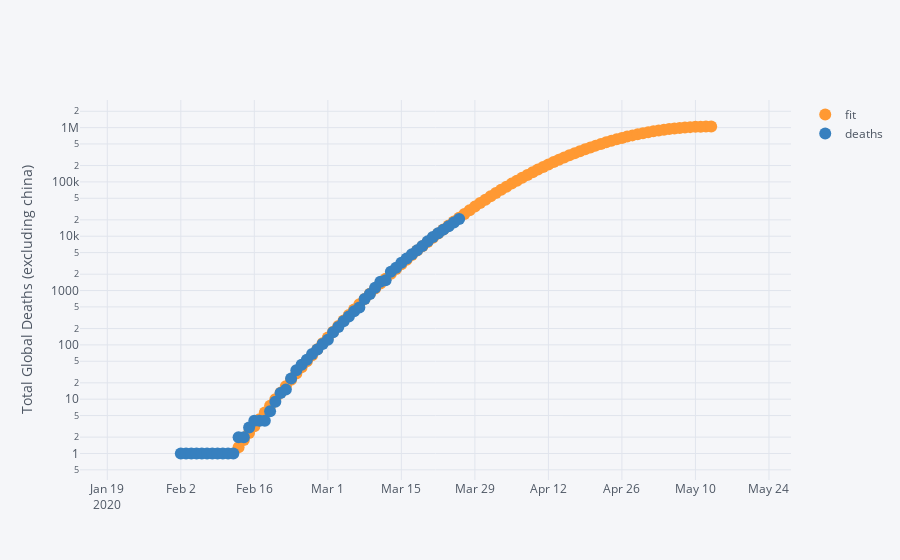

Source (notebook cell):
### Code cell
category = 'deaths'
df = get_data_V2(category)
globe = get_globe(df, category, threshold=threshold_for_model[category])
x = globe['date'].astype(int)
y = globe[category]
c, b, a = np.polyfit(x, y, 2)
x2 = pd.Series(pd.date_range('2020-02-10', '2020-05-20')).astype(int)
fit = a + b*x2 + c*x2*x2
extra = pd.DataFrame(data=fit, columns=['fit'])
extra['date'] = pd.to_datetime(x2)
extra = extra.set_index('date')

globe = get_globe(df, category)
fit = pd.concat((globe.set_index('date'), extra), axis=1)
fit.loc[(fit<0)['fit'], 'fit'] = np.nan
fit.loc[(fit.diff()<0)['fit'], 'fit'] = np.nan
fit.apply(np.exp)[['fit', category]].iplot(logy=True, yTitle=f'Total Global {category.capitalize()} (excluding china)', mode='markers')
